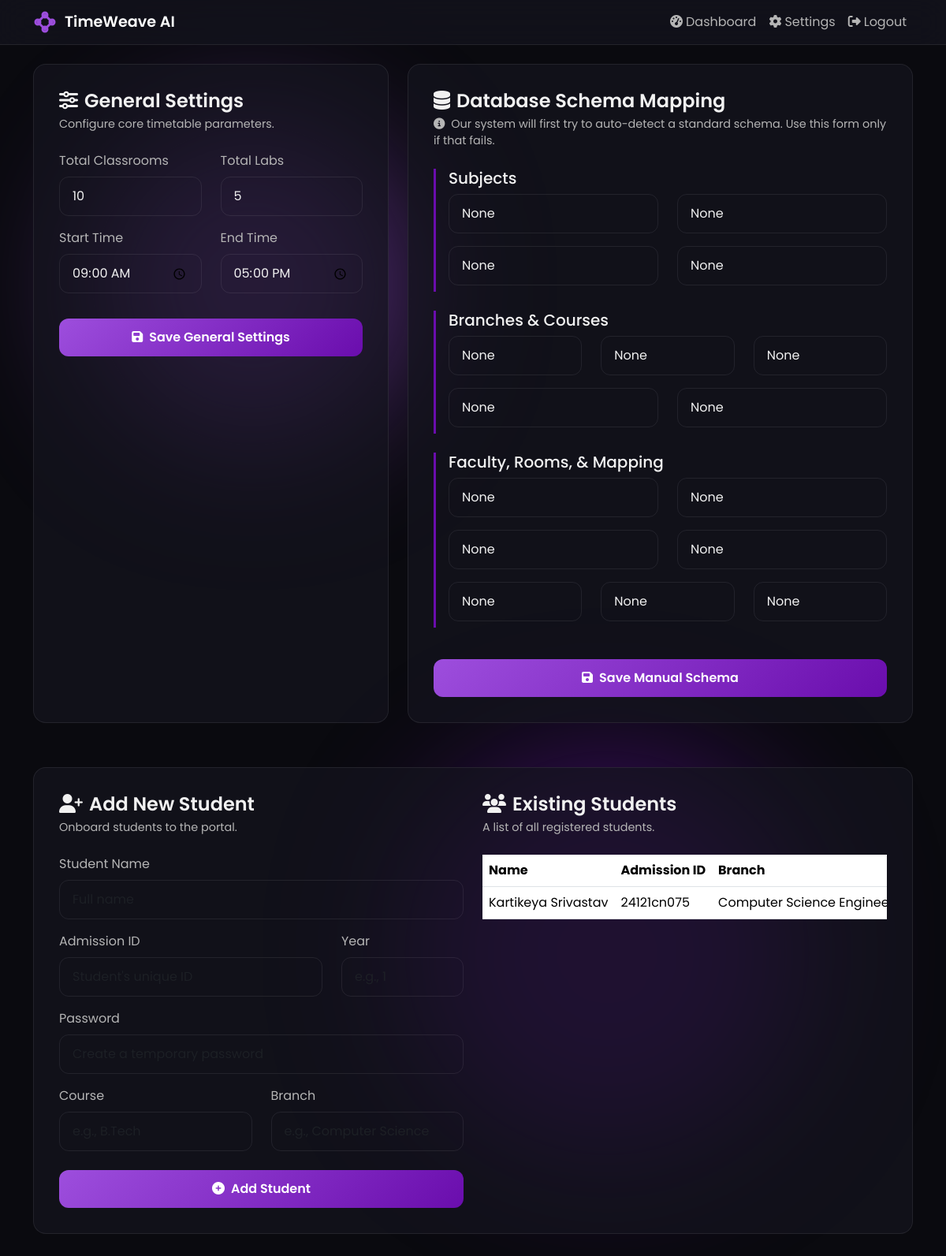
Page /settings (signed in) on the committed database.
### app.py (models this page shows)
class InstituteSetting(db.Model):
    id = db.Column(db.Integer, primary_key=True)
    institute_id = db.Column(db.Integer, db.ForeignKey('institute.id'), nullable=False, unique=True)
    total_rooms = db.Column(db.Integer, default=10)
    total_labs = db.Column(db.Integer, default=5)
    start_time = db.Column(db.String(5), default="09:00")
    end_time = db.Column(db.String(5), default="17:00")
    lunch_duration_hr = db.Column(db.Integer, default=1)
    lecture_duration_hr = db.Column(db.Integer, default=1)

class Student(db.Model):
    id = db.Column(db.Integer, primary_key=True)
    name = db.Column(db.String(150), nullable=False)
    admission_id = db.Column(db.String(80), unique=True, nullable=False)
    password_hash = db.Column(db.String(60), nullable=False)
    course = db.Column(db.String(100), nullable=False)
    branch = db.Column(db.String(100), nullable=False)
    year = db.Column(db.Integer, nullable=False)
    institute_id = db.Column(db.Integer, db.ForeignKey('institute.id'), nullable=False)

### app.py (the view, shortened to what this page needs)
@app.route("/settings", methods=['GET', 'POST'])
def settings():
    if 'institute_id' not in session:
        return redirect(url_for('institute_login'))
    institute = Institute.query.get(session['institute_id'])
    if not institute:
        session.clear()
        return redirect(url_for('institute_login'))
    current_config = json.loads(institute.config_json) if institute.config_json else {}
    return render_template('settings.html', institute=institute, config=current_config)

### templates/settings.html (shortened to what this page needs)
{% extends "layout.html" %}
{% block content %}
<div class="row match-height">
    <div class="col-lg-5 mb-4">
        <div class="content-card">
            <h4 class="card-title"><i class="fas fa-sliders-h me-2 text-accent"></i>General Settings</h4>
            <p class="card-subtitle">Configure core timetable parameters.</p>
            <form method="POST" action="{{ url_for('settings') }}">
                <div class="row">
                    <div class="col-md-6 mb-3">
                        <label for="total_rooms" class="form-label">Total Classrooms</label>
                        <input type="number" class="form-control" id="total_rooms" name="total_rooms" value="{{ institute.settings.total_rooms }}" required>
                    </div>
                    <div class="col-md-6 mb-3">
                        <label for="total_labs" class="form-label">Total Labs</label>
                        <input type="number" class="form-control" id="total_labs" name="total_labs" value="{{ institute.settings.total_labs }}" required>
                    </div>
                </div>
                <div class="row">
                    <div class="col-md-6 mb-3">
                        <label for="start_time" class="form-label">Start Time</label>
                        <input type="time" class="form-control" id="start_time" name="start_time" value="{{ institute.settings.start_time }}" required>
                    </div>
                    <div class="col-md-6 mb-3">
                        <label for="end_time" class="form-label">End Time</label>
                        <input type="time" class="form-control" id="end_time" name="end_time" value="{{ institute.settings.end_time }}" required>
                    </div>
                </div>
                <button type="submit" class="btn-submit w-100 mt-3">
                    <i class="fas fa-save me-2"></i>Save General Settings
                </button>
            </form>
        </div>
    </div>
    <div class="col-lg-7 mb-4">
        <div class="content-card">
            <h4 class="card-title"><i class="fas fa-database me-2 text-accent"></i>Database Schema Mapping</h4>
            <p class="card-subtitle">
                <i class="fas fa-info-circle me-1"></i>
                Our system will first try to auto-detect a standard schema. Use this form only if that fails.
            </p>
            <form method="POST" action="{{ url_for('settings') }}">
                <div class="schema-section">
                    <h5>Subjects</h5>
                    <div class="row">
                        <div class="col-md-6 mb-2"><input type="text" class="form-control" name="s_table" placeholder="Table Name (e.g., subjects)" value="{{ config.get('subjects', {}).get('table') }}"></div>
                        <div class="col-md-6 mb-2"><input type="text" class="form-control" name="s_name" placeholder="Subject Name Column" value="{{ config.get('subjects', {}).get('name') }}"></div>
                    </div>
                    <div class="row mt-2">
                        <div class="col-md-6 mb-2"><input type="text" class="form-control" name="s_branch_fk" placeholder="Branch Foreign Key" value="{{ config.get('subjects', {}).get('branch_fk') }}"></div>
                        <div class="col-md-6 mb-2"><input type="text" class="form-control" name="s_year" placeholder="Year Column" value="{{ config.get('subjects', {}).get('year') }}"></div>
                    </div>
                </div>
                <div class="schema-section">
                    <h5>Branches & Courses</h5>
                    <div class="row">
                        <div class="col-md-4 mb-2"><input type="text" class="form-control" name="b_table" placeholder="Branches Table" value="{{ config.get('branches', {}).get('table') }}"></div>
                        <div class="col-md-4 mb-2"><input type="text" class="form-control" name="b_name" placeholder="Branch Name Column" value="{{ config.get('branches', {}).get('name') }}"></div>
                        <div class="col-md-4 mb-2"><input type="text" class="form-control" name="b_course_fk" placeholder="Course Foreign Key" value="{{ config.get('branches', {}).get('course_fk') }}"></div>
                    </div>
                     <div class="row mt-2">
                        <div class="col-md-6 mb-2"><input type="text" class="form-control" name="c_table" placeholder="Courses Table" value="{{ config.get('courses', {}).get('table') }}"></div>
                        <div class="col-md-6 mb-2"><input type="text" class="form-control" name="c_name" placeholder="Course Name Column" value="{{ config.get('courses', {}).get('name') }}"></div>
                    </div>
                </div>
                <div class="schema-section">
                     <h5>Faculty, Rooms, & Mapping</h5>
                     <div class="row">
                        <div class="col-md-6 mb-2"><input type="text" class="form-control" name="f_table" placeholder="Faculty Table" value="{{ config.get('faculty', {}).get('table') }}"></div>
                        <div class="col-md-6 mb-2"><input type="text" class="form-control" name="f_name" placeholder="Faculty Name Column" value="{{ config.get('faculty', {}).get('name') }}"></div>
                    </div>
                     <div class="row mt-2">
                        <div class="col-md-6 mb-2"><input type="text" class="form-control" name="r_table" placeholder="Rooms Table" value="{{ config.get('rooms', {}).get('table') }}"></div>
                        <div class="col-md-6 mb-2"><input type="text" class="form-control" name="r_name" placeholder="Room Name Column" value="{{ config.get('rooms', {}).get('name') }}"></div>
                    </div>
                     <div class="row mt-2">
                        <div class="col-md-4 mb-2"><input type="text" class="form-control" name="map_table" placeholder="Faculty-Subject Junction Table" value="{{ config.get('map', {}).get('table') }}"></div>
                        <div class="col-md-4 mb-2"><input type="text" class="form-control" name="map_s_fk" placeholder="Subject Foreign Key" value="{{ config.get('map', {}).get('subject_fk') }}"></div>
                        <div class="col-md-4 mb-2"><input type="text" class="form-control" name="map_f_fk" placeholder="Faculty Foreign Key" value="{{ config.get('map', {}).get('faculty_fk') }}"></div>
                    </div>
                </div>
                <button type="submit" class="btn-submit w-100 mt-3">
                    <i class="fas fa-save me-2"></i>Save Manual Schema
                </button>
            </form>
        </div>
    </div>
    <div class="col-12">
        <div class="content-card">
             <div class="row">
                <div class="col-md-6">
                    <h4 class="card-title"><i class="fas fa-user-plus me-2 text-accent"></i>Add New Student</h4>
                    <p class="card-subtitle">Onboard students to the portal.</p>
                    <form method="POST" action="{{ url_for('add_student') }}">
                         <div class="mb-3">
                            <label for="name" class="form-label">Student Name</label>
                            <input type="text" class="form-control" id="name" name="name" placeholder="Full name" required>
                        </div>
                        <div class="row">
                            <div class="col-md-8 mb-3">
                                <label for="admission_id" class="form-label">Admission ID</label>
                                <input type="text" class="form-control" id="admission_id" name="admission_id" placeholder="Student's unique ID" required>
                            </div>
                            <div class="col-md-4 mb-3">
                                <label for="year" class="form-label">Year</label>
                                <input type="number" class="form-control" id="year" name="year" placeholder="e.g., 1" required min="1" max="5">
                            </div>
                        </div>
                        <div class="mb-3">
                            <label for="password" class="form-label">Password</label>
                            <input type="password" class="form-control" id="password" name="password" placeholder="Create a temporary password" required>
                        </div>
                        <div class="row">
                            <div class="col-md-6 mb-3">
                                <label for="course" class="form-label">Course</label>
                                <input type="text" class="form-control" id="course" name="course" placeholder="e.g., B.Tech" required>
                            </div>
                            <div class="col-md-6 mb-3">
                                <label for="branch" class="form-label">Branch</label>
                                <input type="text" class="form-control" id="branch" name="branch" placeholder="e.g., Computer Science" required>
                            </div>
                        </div>
                        <button type="submit" class="btn-submit w-100 mt-2">
                            <i class="fas fa-plus-circle me-2"></i>Add Student
                        </button>
                    </form>
                </div>
                <div class="col-md-6">
                    <h4 class="card-title"><i class="fas fa-users me-2 text-accent"></i>Existing Students</h4>
                    <p class="card-subtitle">A list of all registered students.</p>
                    {% if institute.students %}
                    <div class="table-responsive" style="max-height: 450px; overflow-y: auto;">
                        <table class="table table-dark-custom">
                            <thead>
                                <tr>
                                    <th>Name</th>
                                    <th>Admission ID</th>
                                    <th>Branch</th>
                                </tr>
                            </thead>
                            <tbody>
                                {% for student in institute.students %}
                                <tr>
                                    <td>{{ student.name }}</td>
                                    <td>{{ student.admission_id }}</td>
                                    <td>{{ student.branch }}</td>
                                </tr>
                                {% endfor %}
                            </tbody>
                        </table>
                    </div>
                    {% else %}
                    <p class="text-secondary text-center mt-5">No students have been added yet.</p>
                    {% endif %}
                </div>
            </div>
        </div>
    </div>
</div>
{% endblock %}

### templates/layout.html (style rules this page uses)
:root { --background-dark: #0a0a0f; --accent: #9d4edd; --accent-alt: #6a0dad; --text-primary: #f1f1f1; --text-secondary: #b5b5b5; --card-bg: rgba(20, 20, 30, 0.7); --border: rgba(255, 255, 255, 0.08); --success: #2dd4bf; --danger: #f43f5e; --warning: #facc15; --info: #38bdf8; }
body { font-family: 'Poppins', sans-serif; background-color: var(--background-dark); color: var(--text-primary); min-height: 100vh; overflow-x: hidden; position: relative; }

### templates/settings.html (style rules this page uses)
.content-card { background: var(--card-bg); border: 1px solid var(--border); padding: 2rem; border-radius: 1rem; margin-bottom: 2rem; height: 100%; }
.card-title { color: var(--text-primary); font-weight: 600; margin-bottom: 0.25rem; }
.card-subtitle { color: var(--text-secondary); font-size: 0.9rem; margin-bottom: 1.5rem; }
.form-label { color: var(--text-secondary); margin-bottom: 0.5rem; }
.form-control, .form-select { background: transparent; border: 1px solid var(--border); border-radius: 12px; padding: 0.75rem 1rem; color: var(--text-primary); transition: border-color 0.2s ease, box-shadow 0.2s ease; }
.btn-submit { background: linear-gradient(135deg, var(--accent), var(--accent-alt)); border: none; color: #fff; font-weight: 600; padding: 0.75rem 1.5rem; border-radius: 12px; transition: all 0.2s ease; }
.schema-section { border-left: 3px solid var(--accent-alt); padding-left: 1rem; margin-bottom: 1.5rem; }
.table-dark-custom th, .table-dark-custom td { white-space: nowrap; }
.row.match-height { display: flex; flex-wrap: wrap; }
.row.match-height > [class*='col-'] { display: flex; flex-direction: column; }
.row.match-height .content-card { flex-grow: 1; }

### rows in the picture
InstituteSetting: total_rooms "10", total_labs "5", start_time "09:00", end_time "17:00"
Student: name "Kartikeya Srivastav", admission_id "24121cn075", branch "Computer Science…"
